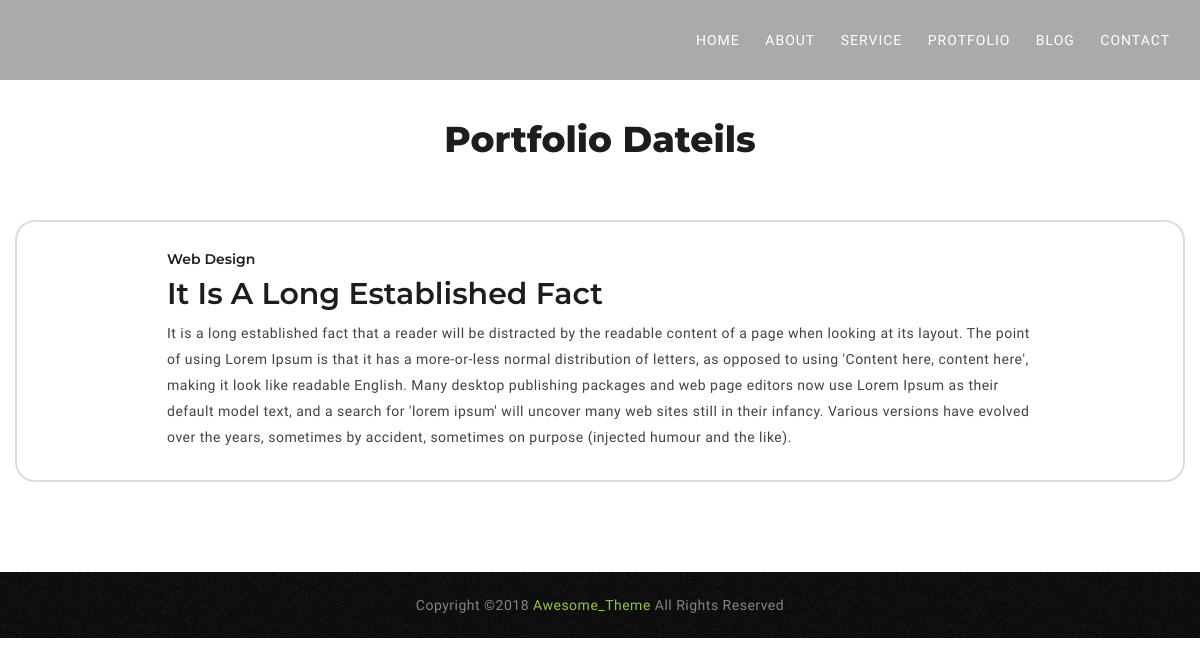
The app's page /single-portfolio.php?id=1 with its own data.
### tables this page shows
CREATE TABLE `portfolios` (
  `id` int(10) UNSIGNED NOT NULL,
  `title` varchar(255) NOT NULL,
  `image` varchar(255) DEFAULT NULL,
  `description` text NOT NULL,
  `cate_id` int(11) NOT NULL,
  `status` tinyint(4) NOT NULL DEFAULT 1
);

CREATE TABLE `category` (
  `cat_id` int(10) UNSIGNED NOT NULL,
  `cate_name` varchar(255) NOT NULL,
  `stutas` tinyint(4) NOT NULL DEFAULT 1 COMMENT '1=active / 2=deactive'
);

### single-portfolio.php (the view, shortened to what this page needs)
<!DOCTYPE html>
<html lang="en">
<head>
    <link href="assets/css/bootstrap.min.css" rel="stylesheet">
    <link href="assets/css/font-awesome.min.css" rel="stylesheet">
    <link href="assets/css/material-design-iconic-font.min.css" rel="stylesheet">
    <link href="assets/css/animated-text.css" rel="stylesheet">
    <link href="assets/css/slick.css" rel="stylesheet">
    <link href="assets/css/slick-theme.css" rel="stylesheet">
    <link href="assets/css/lightbox.min.css" rel="stylesheet">
    <link href="assets/css/animate.css" rel="stylesheet">
    <link href="assets/css/jquery.mb.YTPlayer.min.css" rel="stylesheet">
    <link href="assets/css/style.css" rel="stylesheet">
    <link href="assets/css/responsive.css" rel="stylesheet">
</head>
<body id="page-top" data-spy="scroll" data-target=".navbar-fixed-top">
    <header class="main-header bg-dark">
        <div class="container-fluid">
            <div class="row">
                <div class="col-md-12">
                    <nav style="background-color:#aaa" class="navbar navbar-default navbar-fixed-top main-nav">
                        <div class="container">
                            <div class="collapse navbar-collapse navbar-ex1-collapse">
                                <ul class="nav navbar-nav navbar-right">
                                    <li>
                                        <a class="page-scroll" href="index.php#page-top">Home</a>
                                    </li>
                                    <li>
                                        <a class="page-scroll" href="index.php#about">About</a>
                                    </li>
                                    <li>
                                        <a class="page-scroll" href="index.php#service">Service</a>
                                    </li>
                                    <li>
                                        <a class="page-scroll" href="index.php#work">Protfolio</a>
                                    </li>
                                    <li>
                                        <a class="page-scroll" href="#blog">Blog</a>
                                    </li>
                                    <li>
                                        <a class="page-scroll" href="index.php#contact">Contact</a>
                                    </li>
                                </ul>
                            </div>
                        </div>
                    </nav>
                </div>
            </div>
        </div>
    </header>
<?php
require_once 'db.php';
$id = $_GET['id'];
    $select = "SELECT * FROM portfolios INNER JOIN category ON portfolios.cate_id = category.cat_id WHERE id = $id";
    $query = mysqli_query($conn, $select);
    $assoc = mysqli_fetch_assoc($query);
?>
    <section class="portfolio-section section-default" id="work">
        <div class="container">
            <div class="row">
                <div class="col-lg-6 col-lg-offset-3 col-md-8 col-md-offset-2 col-sm-8 col-sm-offset-2">
                    <div class="default-title text-center">
                        <h2>Portfolio Dateils</h2>
                    </div>
                </div>
            </div>
            <div class="row" style="padding:30px 150px 30px 150px;border: 2px solid #ddd; border-radius: 20px;">
                <div class="card">
                  <div class="card-header">
                    <h5><?= $assoc['cate_name'] ?></h5>
                  </div>
                  <div class="card-body">
                    <h2 class="card-title"><?= $assoc['title'] ?></h2>
                    <p class="card-text"><?= $assoc['description'] ?></p>
                  </div>
                </div>
            </div>
        </div>
    </section>
    <footer class="main-footer">
        <div class="copyright">
                <div class="row">
                    <div class="col-md-12">
                        <div class="copyright-col text-center">
                            <p>Copyright ©2018 <a href="https://themeforest.net/user/awesome_theme" target="_blank">Awesome_Theme</a> All Rights Reserved</p>
                        </div>
                    </div>
                </div>
            </div>
    </footer>
</body>
</html>

### assets/css/style.css (style rules this page uses)
body { font-family: 'Oxygen', sans-serif; background: #ffffff; font-size: 14px; font-weight: 400; line-height: 26px; color: #424242; overflow-x: hidden; }
h1, h2, h3, h4, h5, h6 { font-family: 'Montserrat', sans-serif; color: #1d1d1d; line-height: 1.1; font-weight: 600; margin-top: 0; margin-bottom: 10px; padding: 0; text-transform: capitalize; }
p { margin: 0; padding: 0; letter-spacing: 0.5px; }
a { text-decoration: none; -webkit-transition: all 0.3s ease-in-out; -moz-transition: all 0.3s ease-in-out; -o-transition: all 0.3s ease-in-out; -ms-transition: all 0.3s ease-in-out; transition: all 0.3s ease-in-out; }
ul { margin: 0; padding: 0; }
ul li { list-style-type: none; margin: 0; padding: 0; }
.section-default { padding: 120px 0 90px; position: relative; }
.default-title { margin-bottom: 60px; }
.default-title h2 { font-size: 36px; line-height: 1.1; margin-bottom: 20px; text-transform: capitalize; font-weight: 800; }
.main-header { position: absolute; left: 0; top: 0; z-index: 999; width: 100%; }
.main-nav { background: transparent; border-bottom: none; padding-top: 15px; padding-bottom: 15px; margin-bottom: 0; -webkit-transition: all 0.5s ease-in-out; -moz-transition: all 0.5s ease-in-out; -o-transition: all 0.5s ease-in-out; -ms-transition: all 0.5s ease-in-out; transition: all 0.5s ease-in-out; }
.main-nav .navbar-nav { text-align: right; -webkit-transition: all 0.5s ease-in-out; -moz-transition: all 0.5s ease-in-out; -o-transition: all 0.5s ease-in-out; -ms-transition: all 0.5s ease-in-out; transition: all 0.5s ease-in-out; }
.main-nav .navbar-nav>li { float: none; display: inline-block; }
.main-nav .navbar-nav>li>a { text-transform: uppercase; color: #ffffff; padding: 15px 0; margin-left: 22px; letter-spacing: 1px; }
.main-nav .navbar-right { margin-right: 0; }
.portfolio-section.section-default { padding: 120px 0 90px; }
.copyright { padding: 20px 0; background: #111111; background: url(../images/bg/black.png); background-repeat: repeat; overflow: hidden; }
.copyright-col { padding: 0 15px; }
.copyright-col p { color: #848484; }
.copyright p a { color: #96c346; }

### records on screen
portfolios: category.cate_name "Web Design", title "It Is A Long Established Fact", description "It is a long established fact that a reader will be distracted by the readable content of a page when looking at its layout. The point of using Lorem Ipsum is that it has a more-or-less normal distribution of letters, as opposed to using 'Content here, content here', making it look like readable English. Many desktop publishing packages and web page editors now use Lorem Ipsum as their default model text, and a search for 'lorem ipsum' will uncover many web sites still in their infancy. Various versions have evolved over the years, sometimes by accident, sometimes on purpose (injected humour and the like)."
